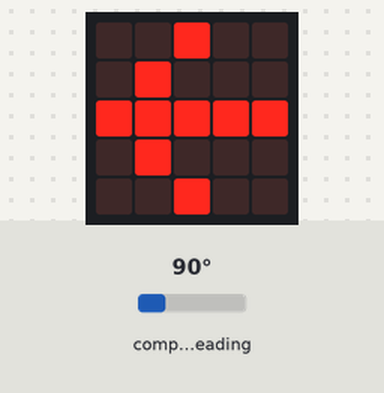
Bench run of a program on a simulated BBC micro:bit (MakeCode). Parts: the board's 5×5 LED display. The test bench sets the inputs (shaded band); at power-on: compass heading 90°. The compass is already calibrated.

Above: at 2.3 s.
2.4 s: compass heading set to 7°
At 3.8 s:
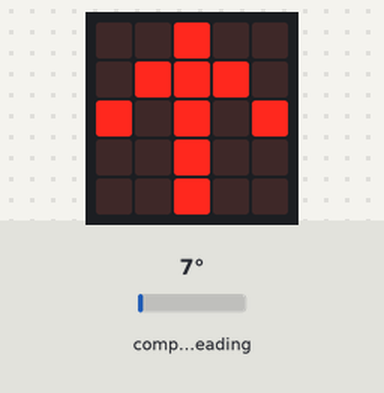
4.4 s: compass heading set to 180°
At 6.0 s:
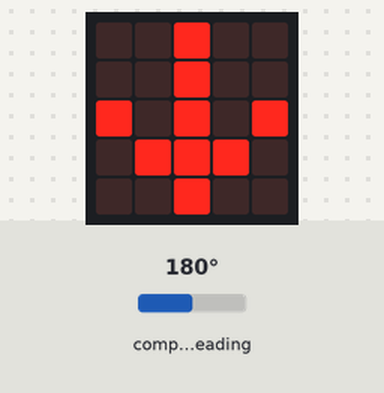
6.3 s: compass heading set to 269°
At 7.5 s:
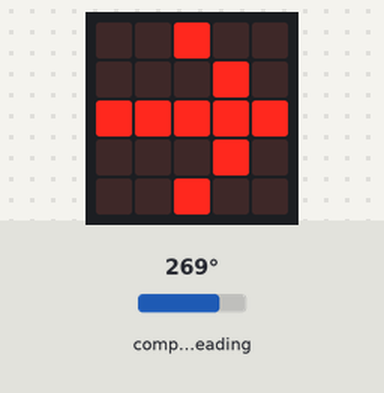
8.1 s: compass heading set to 252°
9.7 s: compass heading set to 242°
At 10.1 s:
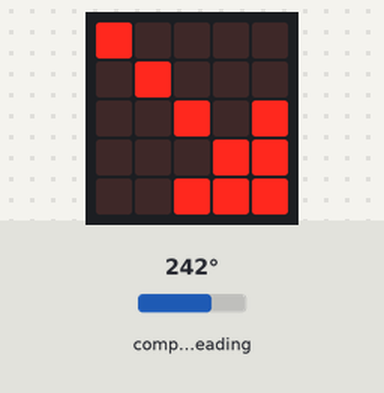
11.2 s: compass heading set to 90°
At 12.6 s:
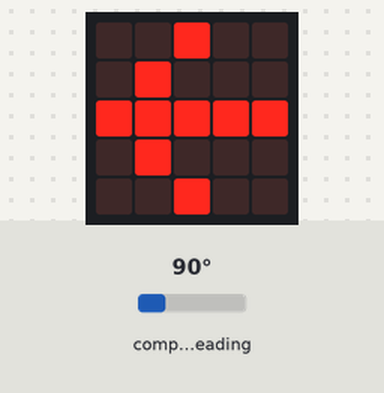
Timing chart, 0 to 14.1 s (numbered marks = the images above; inputs shaded):
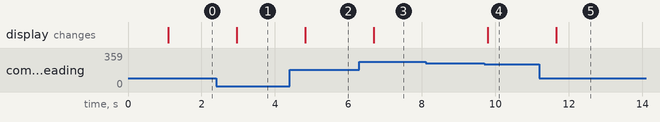

The program:

main.ts
```typescript
basic.showIcon(IconNames.Heart)
basic.pause(500)
basic.forever(function () {
    if (input.compassHeading() <= 22) {
        basic.showArrow(ArrowNames.North)
    } else {
        if (input.compassHeading() <= 67) {
            basic.showArrow(ArrowNames.NorthWest)
        } else {
            if (input.compassHeading() <= 122) {
                basic.showArrow(ArrowNames.West)
            } else {
                if (input.compassHeading() <= 157) {
                    basic.showArrow(ArrowNames.SouthWest)
                } else {
                    if (input.compassHeading() <= 202) {
                        basic.showArrow(ArrowNames.South)
                    } else {
                        if (input.compassHeading() <= 247) {
                            basic.showArrow(ArrowNames.SouthEast)
                        } else {
                            if (input.compassHeading() <= 292) {
                                basic.showArrow(ArrowNames.East)
                            } else {
                                if (input.compassHeading() <= 337) {
                                    basic.showArrow(ArrowNames.NorthEast)
                                } else {
                                    basic.showArrow(ArrowNames.North)
                                }
                            }
                        }
                    }
                }
            }
        }
    }
})
```

test.ts
```typescript
// les tests vont ici ; cela ne sera pas compilé si ce paquet est utilisé en tant qu'extension.
```

Measured:
- the behaviour switches between 248 and 247° on compass heading (found by bisection; images 3 and 4)
- after the input at 2.4 s, the display: changes after 0.56 s (image 1)
- after the input at 4.4 s, the display: changes after 0.42 s (image 2)
- after the input at 6.3 s, the display: changes after 0.39 s (image 3)
- after the input at 8.1 s, every drawn part: stays the same
- after the input at 9.7 s, the display: changes after 0.09 s (image 4)
- after the input at 11.2 s, the display: changes after 0.46 s (image 5)
